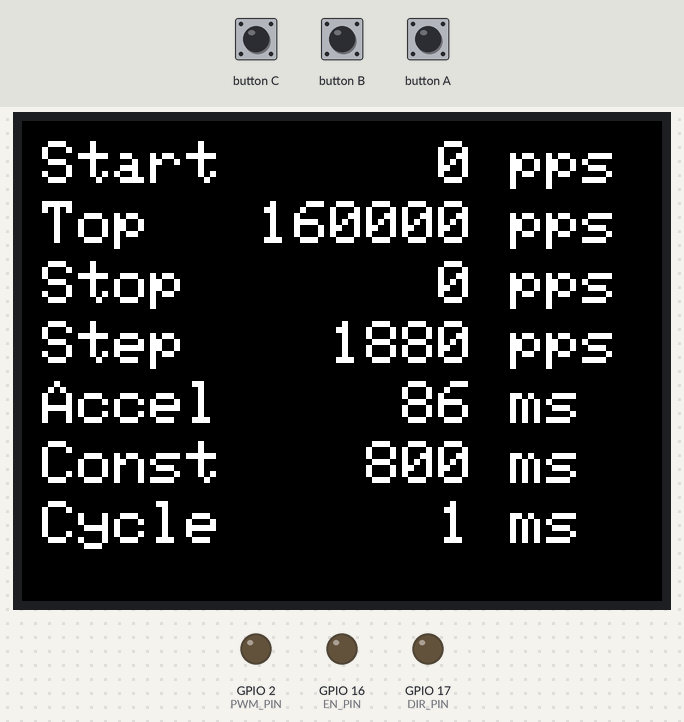
The sketch below on a simulated ESP32. Shown: 320×240 colour display, output pins drawn as LEDs (lit = HIGH). Dashed ring = blinking. The test bench sets the inputs (shaded band). Pins used as bus, display or sensor lines are not drawn; what the sketch prints to the serial monitor is not drawn.

Above: at 1.4 s.
1.5 s: button B pressed for 0.15 s
At 2.4 s:
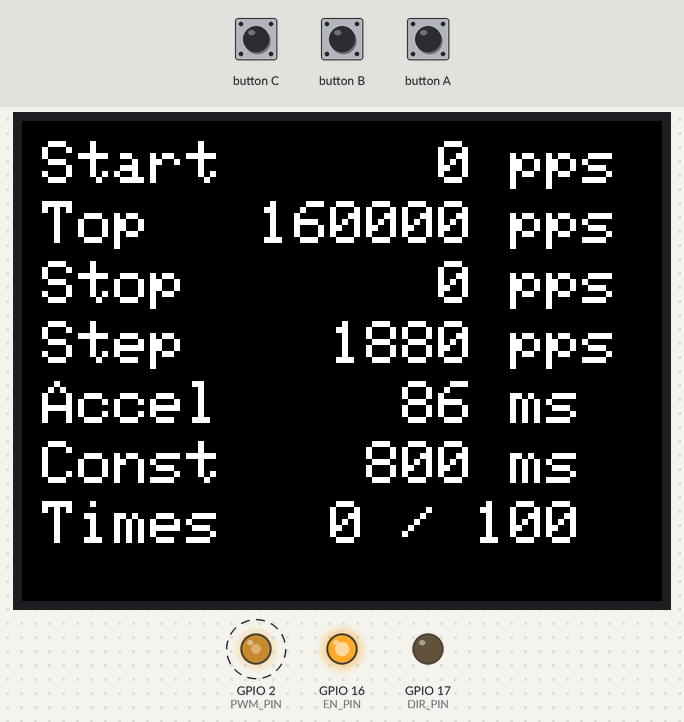
4.6 s: button B pressed for 1 s
At 6.0 s:
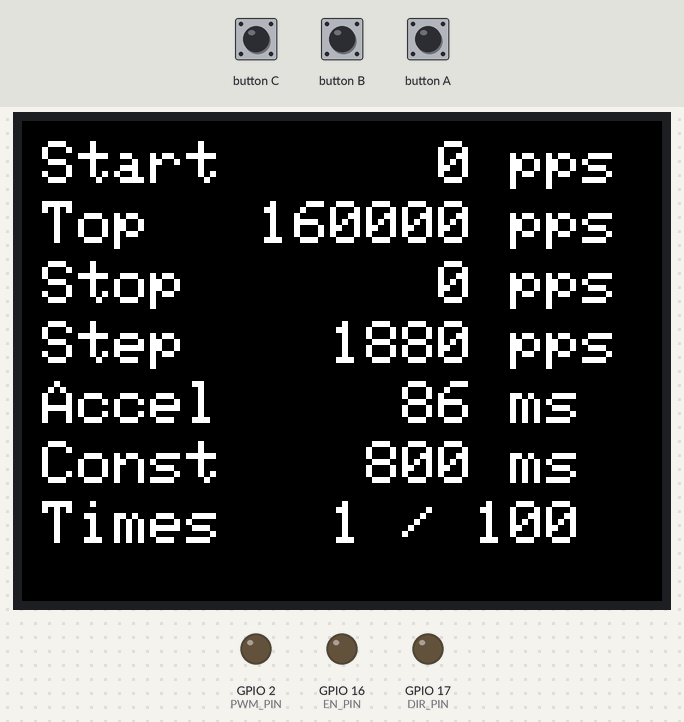
7.1 s: button C pressed for 0.15 s
At 9.4 s:
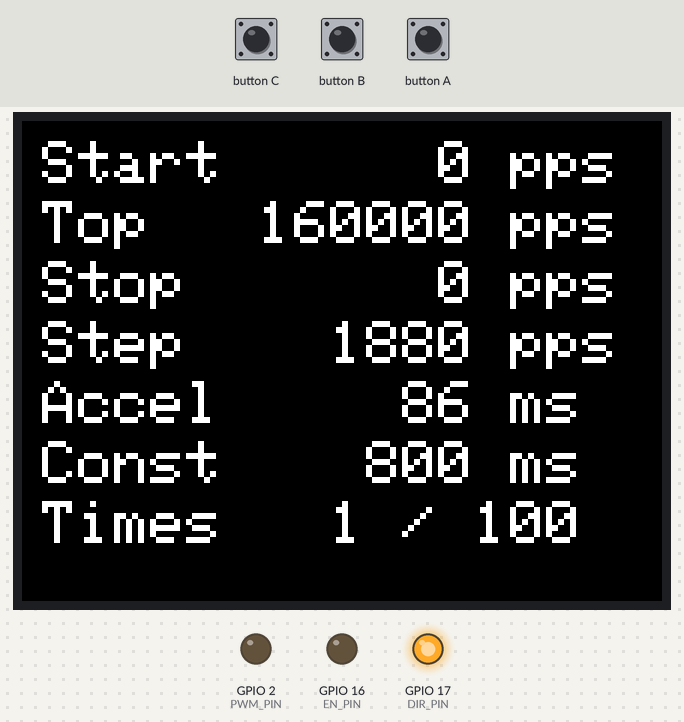
9.7 s: button A pressed for 0.15 s
At 10.5 s:
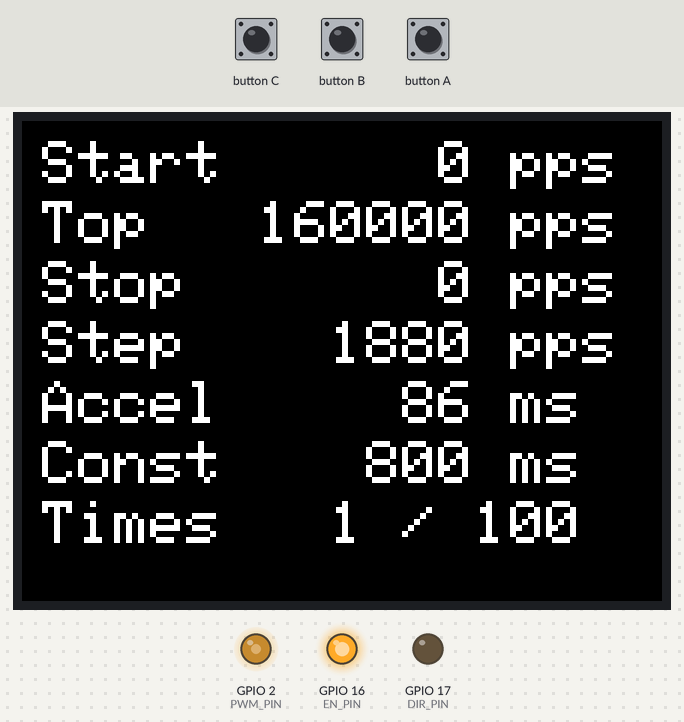
12.2 s: button C pressed for 1 s
At 13.0 s:
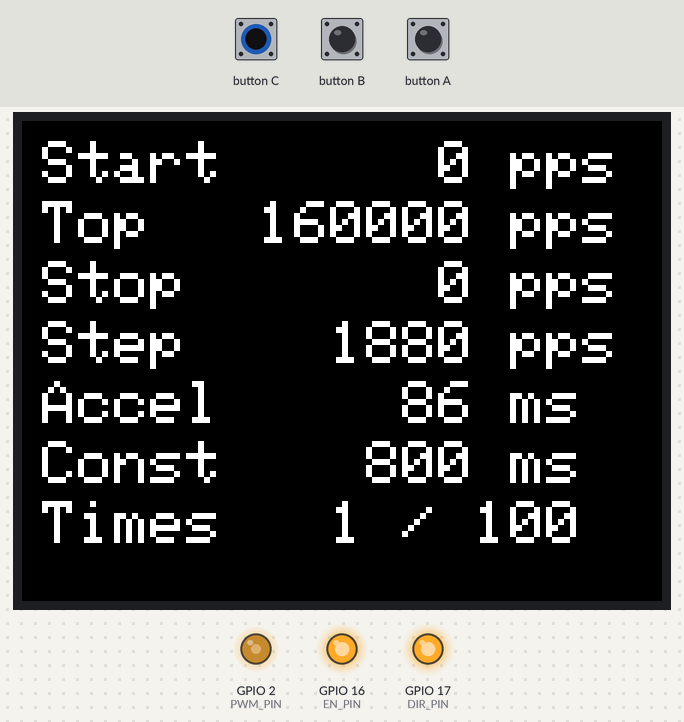
14.8 s: button B pressed for 3.2 s
At 17.8 s:
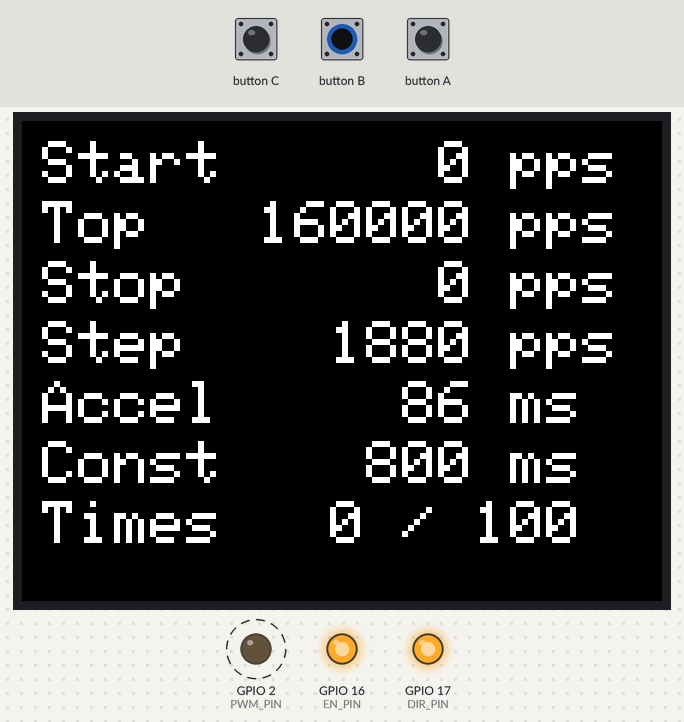
Timing chart, 0 to 20.5 s (numbered marks = the images above; inputs shaded):
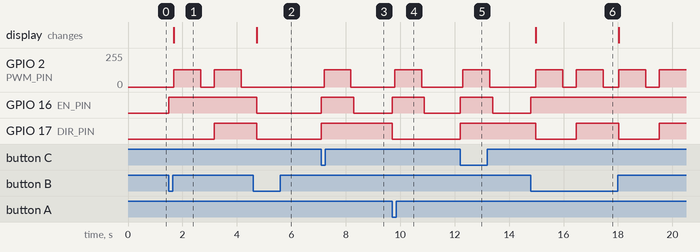

The sketch:

Drv8462Step.ino
```cpp
//	TB6559FG.ino
//
// https://coskxlabsite.stars.ne.jp/html/for_students/M5Stack/PWMTest/PWMTest2.html
//
#include <M5Stack.h>

//#define	EX_BUTTON_USE
#ifdef	EX_BUTTON_USE
#define	EXBT_RED_PIN	36
#define	EXBT_BLUE_PIN	26
#endif

//#define	USE_CURVE

#define	DUTY_BITS		8			//
#define	MAX_FREQ_PWM	160000.0	//
#define	MIN_FREQ_PWM	0.0			//
#define	STEP_FREQ_PWM	1880.0		//
//#define	STEP_FREQ_PWM	1000.0		//

#define	DUTY_PWM		128			//

#define	PWM_CH			2			//
#define	PWM_PIN			2			//
#define	NSLEEP_PIN		5			//
#define	EN_PIN			16			//
#define	DIR_PIN			17			//

#define	CYCLE_WAIT_MS	1			//   2 ms
#define	EN_WAIT_MS		100			// 100 ms
#define	CONST_MS		800			// 400 ms
#define	CONST_TIMES		(CONST_MS / CYCLE_WAIT_MS)
#define	ACCEL_MS		((MAX_FREQ_PWM  - MIN_FREQ_PWM + STEP_FREQ_PWM) / STEP_FREQ_PWM * CYCLE_WAIT_MS)

#define	ROUNDTRIP_TIMES	100

double	g_nFreqPWM		= MIN_FREQ_PWM;		//
int		g_nCycleWaitMs	= CYCLE_WAIT_MS;	//

bool	g_bDir		= false;

const double g_AccTable[] = {	10000.0,
								10300.0,
								11000.0,
								12000.0,
								13000.0,
								15000.0,
								20000.0,
								30000.0,
								40000.0,
								50000.0,
								60000.0,
								70000.0,
								80000.0,
								90000.0,
								100000.0,
								110000.0,
								120000.0,
								130000.0,
								140000.0,
								150000.0,
								155000.0,
								157000.0,
								158000.0,
								159000.0,
								159600.0,
								160000.0
};

////////////////////////////////////////
//
void Drv8462StepInitialize()
{
	g_nFreqPWM		= MIN_FREQ_PWM;		//
	g_nCycleWaitMs	= CYCLE_WAIT_MS;	//
}

#ifdef	EX_BUTTON_USE
////////////////////////////////////////
//
int g_bLastRed  = 0;
int g_bLastBlue = 0;
bool CheckExButton()
{
	int cur_red  = digitalRead(EXBT_RED_PIN);
	int cur_blue = digitalRead(EXBT_BLUE_PIN);

	if (g_bLastRed != cur_red) {
		Serial.printf("Red %d\r\n", cur_red);
	}
	g_bLastRed = cur_red;

	if (g_bLastBlue != cur_blue) {
		Serial.printf("Red %d\r\n", cur_blue);
	}
	g_bLastBlue = cur_blue;
}
#endif

////////////////////////////////////////
//
void DisplayValue(int times = -1)
{
	M5.Lcd.setTextSize(3);
	M5.Lcd.setCursor(10, 10);
	M5.Lcd.printf("Start %6.0f pps", g_nFreqPWM);
	M5.Lcd.setCursor(10, 40);
	M5.Lcd.printf("Top   %6.0f pps", MAX_FREQ_PWM);
	M5.Lcd.setCursor(10, 70);
	M5.Lcd.printf("Stop  %6.0f pps", g_nFreqPWM);
	M5.Lcd.setCursor(10, 100);
	M5.Lcd.printf("Step  %6.0f pps", STEP_FREQ_PWM);
	M5.Lcd.setCursor(10, 130);
	M5.Lcd.printf("Accel %6d ms", (int)ACCEL_MS);
	M5.Lcd.setCursor(10, 160);
	M5.Lcd.printf("Const %6d ms", (int)CONST_MS);
	if (times == -1) {
		M5.Lcd.setCursor(10, 190);
		M5.Lcd.printf("Cycle %6d ms", g_nCycleWaitMs);
	} else {
		M5.Lcd.setCursor(10, 190);
		M5.Lcd.printf("Times %3d / %3d", times, ROUNDTRIP_TIMES);
	}
}

////////////////////////////////////////
//
#define	CHK_BTA		0
#define	CHK_BTB		1
#define	CHK_BTC		2

bool CheckButton(int bt)
{
	M5.update();

	switch (bt) {
		case CHK_BTA:
			if (M5.BtnA.wasPressed())
				return true;
			break;

		case CHK_BTB:
			if (M5.BtnB.wasPressed())
				return true;
			break;

		case CHK_BTC:
			if (M5.BtnC.wasPressed())
				return true;
			break;
	}
	return false;
}

////////////////////////////////////////
//
void SetEn(bool bEnable)
{
	digitalWrite(EN_PIN, bEnable ? HIGH : LOW);
}

////////////////////////////////////////
//
void SetDir(bool bDir)
{
	digitalWrite(DIR_PIN, bDir ? HIGH : LOW);
}

////////////////////////////////////////
//
void SetFrequency(double nFreq)
{
	ledcSetup(PWM_CH, nFreq, DUTY_BITS);

	if (nFreq == 0)
		ledcWrite(PWM_CH, 0);
	else
		ledcWrite(PWM_CH, DUTY_PWM);
}

////////////////////////////////////////
//
bool SendPulseCurve(bool bDir, int chkbt, bool bCtrlEn)
{
	SetDir(bDir);

	if (bCtrlEn) {
		SetEn(true);
		delay(EN_WAIT_MS);
	}

	int nAccNum = sizeof (g_AccTable) / sizeof (double);

	unsigned long micro1;
	unsigned long micro2;
	unsigned long span;

	micro1 = micros();

	// acceleration
	for (int i = 0; i < nAccNum; i++) {

		Serial.printf("%.1f\r\n", g_AccTable[i]);
		SetFrequency(g_AccTable[i]);
		delay(g_nCycleWaitMs);

		if (CheckButton(chkbt)) {
			SetEn(false);
			SetFrequency(0);
			return false;
		}
	}

	micro2 = micros();
	span = micro2 - micro1;
	Serial.printf("%ld ms\r\n", span / 1000);

	micro1 = micros();

	// constant
	double nFreq = MAX_FREQ_PWM;
	SetFrequency(nFreq);
	for (int i = 0; i < CONST_TIMES; i++) {
//		Serial.printf("%.1f\r\n", nFreq);
		delay(g_nCycleWaitMs);

		if (CheckButton(chkbt)) {
			SetEn(false);
			SetFrequency(0);
			return false;
		}
	}

	micro2 = micros();
	span = micro2 - micro1;
	Serial.printf("%ld ms\r\n", span / 1000);

	micro1 = micros();

	// deacceleration
	for (int i = 0; i < nAccNum; i++) {

		Serial.printf("%.1f\r\n", g_AccTable[nAccNum - 1 - i]);
		SetFrequency(g_AccTable[nAccNum - 1 - i]);
		delay(g_nCycleWaitMs);

		if (CheckButton(chkbt)) {
			SetEn(false);
			SetFrequency(0);
			return false;
		}
	}

	micro2 = micros();
	span = micro2 - micro1;
	Serial.printf("%ld ms\r\n", span / 1000);

	SetFrequency(0);

	if (bCtrlEn) {
		delay(EN_WAIT_MS);
		SetEn(false);
	}

	return true;
}

////////////////////////////////////////
//
bool SendPulseTrapezoid(bool bDir, int chkbt, bool bCtrlEn)
{
	SetDir(bDir);

	if (bCtrlEn) {
		SetEn(true);
		delay(EN_WAIT_MS);
	}

	unsigned long micro1;
	unsigned long micro2;
	unsigned long span;

	micro1 = micros();

	// acceleration
	double nFreq = g_nFreqPWM;
	while (nFreq <= MAX_FREQ_PWM) {
//		Serial.printf("%.1f\r\n", nFreq);
		SetFrequency(nFreq);
		delay(g_nCycleWaitMs);
		nFreq += STEP_FREQ_PWM;

		if (CheckButton(chkbt)) {
			SetEn(false);
			SetFrequency(0);
			return false;
		}
	}

	micro2 = micros();
	span = micro2 - micro1;
	Serial.printf("%ld ms\r\n", span / 1000);

	micro1 = micros();

	// constant
	nFreq = MAX_FREQ_PWM;
	SetFrequency(nFreq);
	for (int i = 0; i < CONST_TIMES; i++) {
//		Serial.printf("%.1f\r\n", nFreq);
		delay(g_nCycleWaitMs);

		if (CheckButton(chkbt)) {
			SetEn(false);
			SetFrequency(0);
			return false;
		}
	}

	micro2 = micros();
	span = micro2 - micro1;
	Serial.printf("%ld ms\r\n", span / 1000);

	micro1 = micros();

	// deacceleration
	nFreq = MAX_FREQ_PWM;
	while (nFreq >= g_nFreqPWM) {
//		Serial.printf("%.1f\r\n", nFreq);
		SetFrequency(nFreq);
		delay(g_nCycleWaitMs);
		nFreq -= STEP_FREQ_PWM;

		if (CheckButton(chkbt)) {
			SetEn(false);
			SetFrequency(0);
			return false;
		}
	}

	micro2 = micros();
	span = micro2 - micro1;
	Serial.printf("%ld ms\r\n", span / 1000);

	SetFrequency(0);

	if (bCtrlEn) {
		delay(EN_WAIT_MS);
		SetEn(false);
	}

	return true;
}

////////////////////////////////////////
//
void setup()
{
	M5.begin();
//	delay(10);
	M5.Power.begin();
//	delay(10);
	Serial.begin(115200);
//	delay(10);

	DisplayValue();

	pinMode(PWM_PIN,	OUTPUT);
	pinMode(NSLEEP_PIN,	OUTPUT);
	pinMode(EN_PIN,		OUTPUT);
	pinMode(DIR_PIN,	OUTPUT);

#ifdef	EX_BUTTON_USE
	pinMode(EXBT_RED_PIN, INPUT);
	pinMode(EXBT_BLUE_PIN, INPUT);
	g_bLastRed  = digitalRead(EXBT_RED_PIN);
	g_bLastBlue = digitalRead(EXBT_BLUE_PIN);

#endif

	digitalWrite(NSLEEP_PIN, HIGH);
	SetEn(false);
	SetDir(false);

	ledcAttachPin(PWM_PIN, PWM_CH);
	ledcWrite(PWM_CH, DUTY_PWM);

	SetEn(false);
	SetFrequency(0);
}

////////////////////////////////////////
//
void loop()
{
	int nLastFreqPWM = g_nFreqPWM;

#ifdef	EX_BUTTON_USE
	CheckExButton();
#endif

	M5.update();

	if (M5.BtnA.wasPressed()) {
#ifdef	USE_CURVE
		SendPulseCurve(false, CHK_BTA, true);
#else
		SendPulseTrapezoid(false, CHK_BTA, true);
#endif
	}

	if (M5.BtnB.wasPressed()) {
		bool bCont = true;

		SetEn(true);
		delay(EN_WAIT_MS);

		for (int i = 0; i < ROUNDTRIP_TIMES; i++) {

			DisplayValue(i);

#ifdef	USE_CURVE
			if (!SendPulseCurve(false, CHK_BTB, false))
				break;
#else
			if (!SendPulseTrapezoid(false, CHK_BTB, false))
				break;
#endif

			for (int j = 0; j < 5; j++) {
				if (CheckButton(CHK_BTB)) {
					bCont = false;
					break;
				}
				delay(100);
			}
			if (bCont == false)
				break;

#ifdef	USE_CURVE
			if (!SendPulseCurve(true, CHK_BTB, false))
				break;
#else
			if (!SendPulseTrapezoid(true, CHK_BTB, false))
				break;
#endif
			for (int j = 0; j < 5; j++) {
				if (CheckButton(CHK_BTB)) {
					bCont = false;
					break;
				}
				delay(100);
			}
			if (bCont == false)
				break;
		}

		delay(EN_WAIT_MS);
		SetEn(false);
	}

	if (M5.BtnC.wasPressed()) {
#ifdef	USE_CURVE
		SendPulseCurve(true, CHK_BTC, true);
#else
		SendPulseTrapezoid(true, CHK_BTC, true);
#endif
	}

	if (nLastFreqPWM != g_nFreqPWM)
		DisplayValue();
}
```

Measured:
- after the input at 1.5 s, GPIO 2 (PWM_PIN): alternates 128/255 for 0.99 s and 0/255 for 0.50 s, starting after 0.18 s; GPIO 16 (EN_PIN): LOW → HIGH at once; GPIO 17 (DIR_PIN): LOW → HIGH after 1.7 s; the display: changes after 0.18 s (image 1)
- after the input at 4.6 s, GPIO 2 (PWM_PIN): stays 0/255 (without the input it goes to 128/255 after 0.13 s); GPIO 16 (EN_PIN): HIGH → LOW after 0.13 s; GPIO 17 (DIR_PIN): goes on until 4.7 s, then stays LOW
- after the input at 7.1 s, GPIO 2 (PWM_PIN): 0/255 → 128/255 after 0.10 s, → 0/255 0.99 s later; GPIO 16 (EN_PIN): LOW → HIGH at once, → LOW 1.2 s later; GPIO 17 (DIR_PIN): LOW → HIGH at once
- after the input at 9.7 s, GPIO 2 (PWM_PIN): 0/255 → 128/255 after 0.10 s, → 0/255 0.99 s later; GPIO 16 (EN_PIN): LOW → HIGH at once, → LOW 1.2 s later; GPIO 17 (DIR_PIN): HIGH → LOW at once
- after the input at 12.2 s, GPIO 2 (PWM_PIN): 0/255 → 128/255 after 0.10 s, → 0/255 0.99 s later; GPIO 16 (EN_PIN): LOW → HIGH at once, → LOW 1.2 s later; GPIO 17 (DIR_PIN): LOW → HIGH at once
- after the input at 14.8 s, GPIO 2 (PWM_PIN): alternates 128/255 for 0.99 s and 0/255 for 0.50 s, starting after 0.18 s; GPIO 16 (EN_PIN): LOW → HIGH at once; GPIO 17 (DIR_PIN): alternates HIGH for 1.6 s and LOW for 1.5 s, starting after 0.17 s; the display: changes after 0.18 s (image 6)
